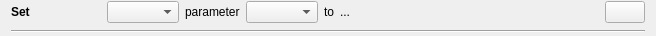
<?xml version="1.0" encoding="UTF-8"?>
<ui version="4.0">
 <class>Form</class>
 <widget class="QWidget" name="Form">
  <property name="geometry">
   <rect>
    <x>0</x>
    <y>0</y>
    <width>656</width>
    <height>36</height>
   </rect>
  </property>
  <property name="windowTitle">
   <string>Form</string>
  </property>
  <layout class="QVBoxLayout" name="verticalLayout">
   <property name="topMargin">
    <number>0</number>
   </property>
   <property name="bottomMargin">
    <number>0</number>
   </property>
   <item>
    <layout class="QHBoxLayout" name="hlayout">
     <item>
      <widget class="QLabel" name="label">
       <property name="minimumSize">
        <size>
         <width>90</width>
         <height>0</height>
        </size>
       </property>
       <property name="text">
        <string>&lt;b&gt;Set&lt;/b&gt;</string>
       </property>
      </widget>
     </item>
     <item>
      <widget class="QComboBox" name="device"/>
     </item>
     <item>
      <widget class="QLabel" name="label_2">
       <property name="text">
        <string>parameter</string>
       </property>
      </widget>
     </item>
     <item>
      <widget class="QComboBox" name="parameter"/>
     </item>
     <item>
      <widget class="QLabel" name="label_3">
       <property name="text">
        <string>to</string>
       </property>
      </widget>
     </item>
     <item>
      <widget class="QLabel" name="label_4">
       <property name="text">
        <string>...</string>
       </property>
      </widget>
     </item>
     <item>
      <spacer name="horizontalSpacer">
       <property name="orientation">
        <enum>Qt::Horizontal</enum>
       </property>
       <property name="sizeHint" stdset="0">
        <size>
         <width>40</width>
         <height>20</height>
        </size>
       </property>
      </spacer>
     </item>
     <item>
      <widget class="QPushButton" name="delBtn">
       <property name="sizePolicy">
        <sizepolicy hsizetype="Minimum" vsizetype="Fixed">
         <horstretch>0</horstretch>
         <verstretch>0</verstretch>
        </sizepolicy>
       </property>
       <property name="text">
        <string/>
       </property>
       <property name="icon">
        <iconset resource="../../../../../resources/nicos-gui.qrc">
         <normaloff>:/remove</normaloff>:/remove</iconset>
       </property>
      </widget>
     </item>
    </layout>
   </item>
   <item>
    <widget class="Line" name="line">
     <property name="orientation">
      <enum>Qt::Horizontal</enum>
     </property>
    </widget>
   </item>
  </layout>
 </widget>
 <resources>
  <include location="../../../../../resources/nicos-gui.qrc"/>
 </resources>
 <connections/>
</ui>
